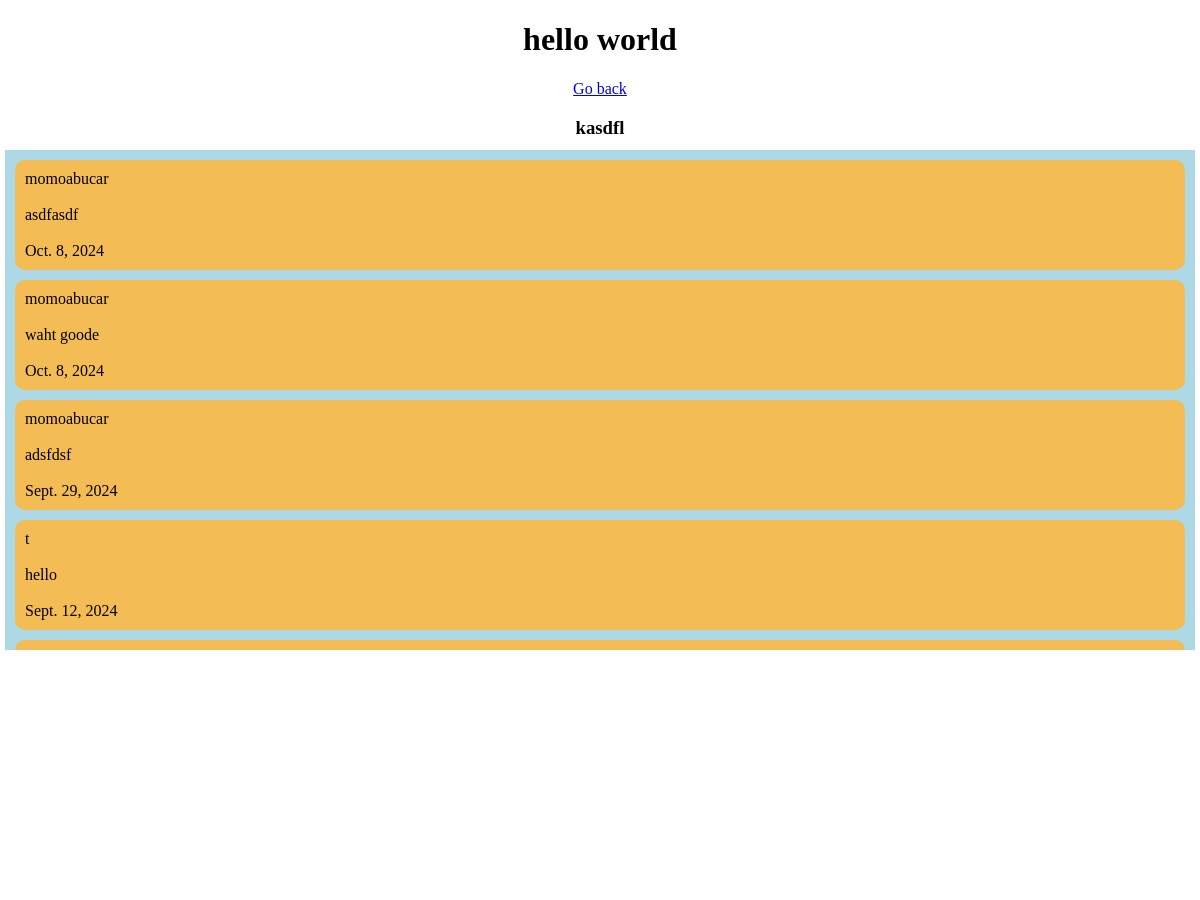
Page /home16 (signed in, upper part) on the earlier database version.
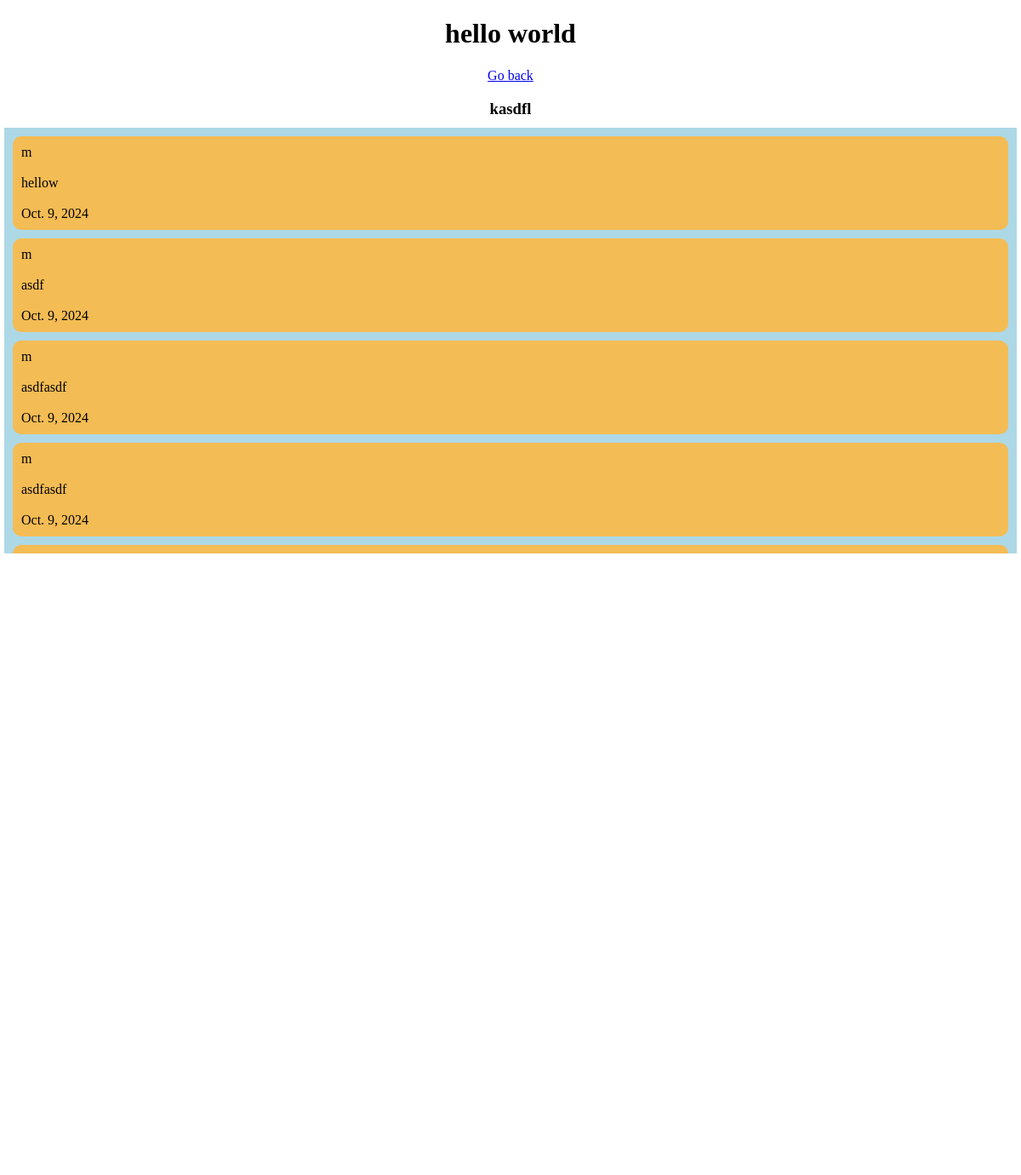
Same page on the later database version.
### home/models.py (models this page shows)
class Post(models.Model):
    username = models.CharField(max_length=100)
    txt_message = models.TextField()
    date = models.DateField(default=date.today())

### home/views.py (the view, shortened to what this page needs)
# urls.py: path("<int:pk>", views.blog_content, name = "blog_content"),
def blog_content(request, pk):
    if not request.user.is_authenticated:
        return redirect(reverse("login"))
    blog = Blog.objects.get(id = pk)
    posts = blog.post.all()
    return render(request, "home/blog_content.html", {
        "posts" : posts,
        "blog" : blog,
        "username": request.user.username
    })

### posts/models.py (called while the page is built)
    def get_queryset(self) -> models.QuerySet:
        return BlogQuerySet(model=self.model, using=self._db)

### home/templates/home/blog_content.html (shortened to what this page needs)
{% extends './layout.html' %}
{% load static %}
{% block title %}
    <link rel="stylesheet" href="{% static 'css/home.css' %}">
{% endblock %}
{% block body %}
    <div class="content-title">
        <h1>{{ blog.title }}</h1>
        <p><a href="{% url 'home' %}">
            Go back
        </a></p>
        <h3>{{ blog.description }}</h3>
    </div>
    <div class="text-container">
        <div class="add-container">
                {% for post in posts reversed%}
                <div class="message">
                    <p>{{ post.username }}</p><br>
                    <p>{{ post.txt_message }}</p><br>
                    <p>{{ post.date }}</p>
                </div>
                {% endfor %}
        </div>
    </div>
{% endblock %}

Differences in the rows shown:
no longer on this page (row unchanged): Post: username "momoabucar", txt_message "asdfasdf", date "Oct. 8, 2024"
no longer on this page (row unchanged): Post: username "momoabucar", txt_message "waht goode", date "Oct. 8, 2024"
no longer on this page (row unchanged): Post: username "momoabucar", txt_message "adsfdsf", date "Sept. 29, 2024"
no longer on this page (row unchanged): Post: username "t", txt_message "hello", date "Sept. 12, 2024"
added Post: username "m", txt_message "hellow", date "Oct. 9, 2024"
added Post: username "m", txt_message "asdf", date "Oct. 9, 2024"
added Post: username "m", txt_message "asdfasdf", date "Oct. 9, 2024"
added Post: username "m", txt_message "asdfasdf", date "Oct. 9, 2024"
